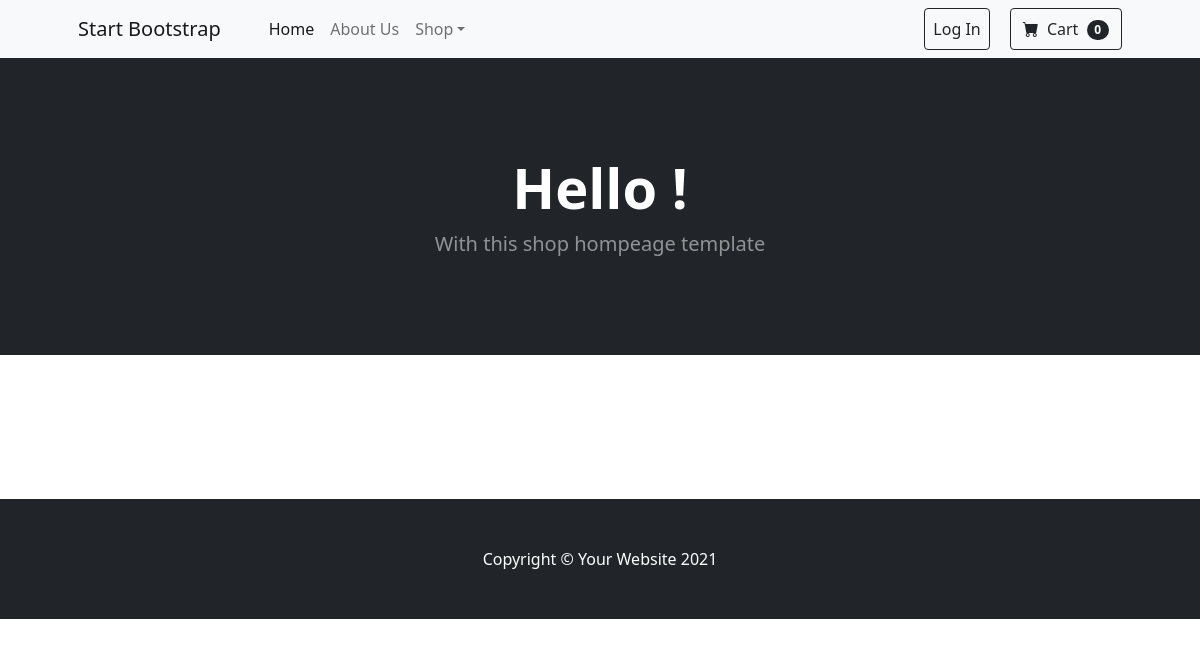
/, run on an earlier commit of the app's database.
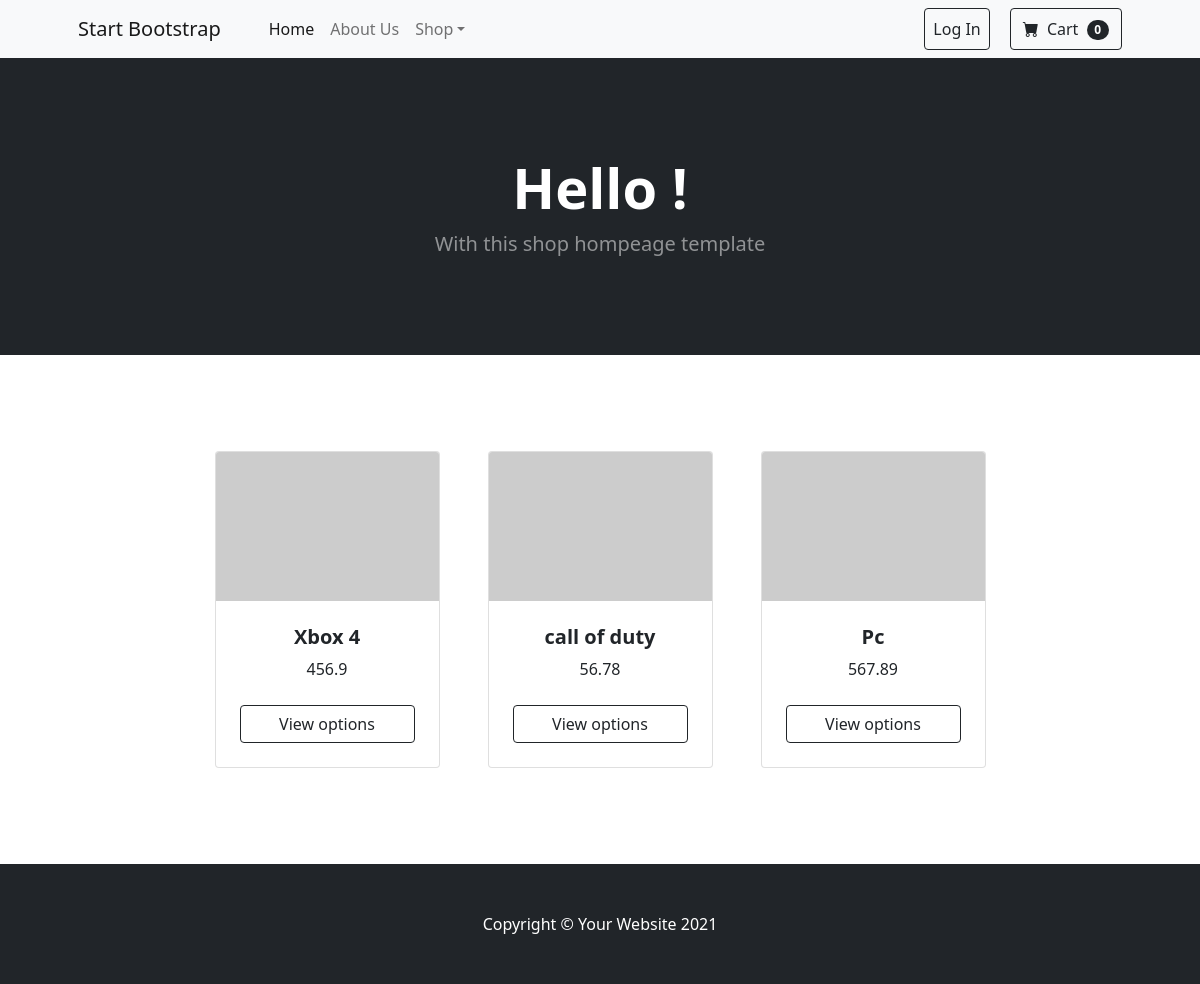
And on a later commit of the database.
### shop/models.py (models this page shows, shortened)
class Item(models.Model):
    name=models.CharField(max_length=90)
    post_date=models.DateTimeField(auto_now=True)
    price=models.FloatField()
    user=models.ForeignKey(User,on_delete=models.CASCADE)
    class Meta:
        ordering=['-post_date']

### shop/views.py (the view)
# urls.py: path('', views.Index.as_view(), name='index'),
class Index(View):
    def get(self, req):
        cart=CartItem.objects.filter(user_id=req.user.id)
        cartcount=len(cart)
        items=Item.objects.all()
        ctx={
            'count':cartcount,
            'items':items,
        }
        return render(req, 'shop/home.html',ctx)

### templates/shop/home.html (shortened to what this page needs)
{% extends 'shop/layout.html' %}
{% block content %}
<header class="bg-dark py-5">
    <div class="container px-4 px-lg-5 my-5">
        <div class="text-center text-white">
            <h1 class="display-4 fw-bolder">Hello !</h1>
            <p class="lead fw-normal text-white-50 mb-0">With this shop hompeage template</p>
        </div>
    </div>
</header>
<section class="py-5">
    <div class="container px-4 px-lg-5 mt-5">
        <div class="row gx-4 gx-lg-5 row-cols-2 row-cols-md-3 row-cols-xl-4 justify-content-center">
        {% for item in items %}
        <div class="col-6 mb-5" >
            <div class="card h-100">
                <img class="card-img-top" src="https://dummyimage.com/450x300/dee2e6/6c757d.jpg" alt="..." />
                <div class="card-body p-4">
                    <div class="text-center">
                        <h5 class="fw-bolder">{{ item.name }}</h5>
                        {{ item.price }}
                    </div>
                </div>
                <div class="card-footer p-4 pt-0 border-top-0 bg-transparent">
                    <div class="text-center w-100 d-flex flex-column">
                        <a class="btn btn-outline-dark mt-auto"
                        href="{% url 'item' 20 %}">View options</a>
                    </div>
                </div>
            </div>
        </div>
        {% endfor %}
        </div>
    </div>
</section>
{% endblock %}

### templates/shop/layout.html (shortened to what this page needs)
<!DOCTYPE html>
{% load static %}
<html lang="en">
    <head>
        <link href="https://cdn.jsdelivr.net/npm/bootstrap-icons@1.5.0/font/bootstrap-icons.css" rel="stylesheet" />
        <link href="{% static 'styles/main.css' %}" rel="stylesheet" />
        <link href="{% static 'styles/profile.css' %}" rel="stylesheet" />
    </head>
    <body>
        <nav class="navbar navbar-expand-lg navbar-light bg-light">
            <div class="container px-4 px-lg-5">
                <a class="navbar-brand" href="{% url 'index' %}">Start Bootstrap</a>
                <div class="collapse navbar-collapse" id="navbarSupportedContent">
                    <ul class="navbar-nav me-auto mb-2 mb-lg-0 ms-lg-4">
                        <li class="nav-item"><a class="nav-link active" aria-current="page" href="{% url 'index' %}">Home</a></li>
                        <li class="nav-item"><a class="nav-link" href="{% url 'about' %}">About Us</a></li>
                        <li class="nav-item dropdown">
                            <a class="nav-link dropdown-toggle" id="navbarDropdown" href="#" role="button" data-bs-toggle="dropdown" aria-expanded="false">Shop</a>
                        </li>
                    </ul>
                    <form class="d-flex">
                        {% if user.is_authenticated %}
                        <a class="btn btn-outline-dark p-2" style="margin-right: 20px;" href="{% url 'logout' %}">Log Out</a>
                        {% else %}
                        <a class="btn btn-outline-dark p-2" style="margin-right: 20px;" href="{% url 'login' %}">Log In</a>
                        {% endif %}
                        <button class="btn btn-outline-dark" type="submit">
                            <i class="bi-cart-fill me-1"></i>
                            Cart
                            <span class="badge bg-dark text-white ms-1 rounded-pill" id="count">{{count}}</span>
                        </button>
                    </form>
                </div>
            </div>
        </nav>
        {% block content %}
        {% endblock %}
        <footer class="py-5 bg-dark position-relative bottom-0 w-100">
            <div class="container"><p class="m-0 text-center text-white">Copyright &copy; Your Website 2021</p></div>
        </footer>
    </body>
</html>

What changed in the data, as far as the page shows it:
added Item: name "Xbox 4", price "456.9"
added Item: name "call of duty", price "56.78"
added Item: name "Pc", price "567.89"
